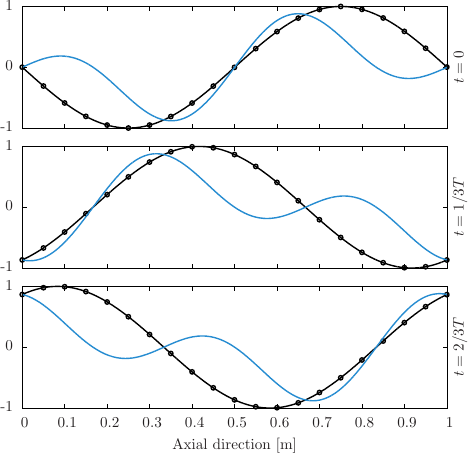

Generate this figure with gnuplot:
set macro

# ===========
# = TO FILL =
# ===========
case = 'CONVECTION_SIN_1_N1'
nharm = '1'
inj = 'SIN_1'


# global parameters
set style line 1 lc rgb "#268bd2" linetype -1 linewidth 2
set style line 2 linetype -1 linewidth 2 pt 6 pi 100
set style line 3 lc rgb "#d33682" linetype -1 linewidth 1
set style line 4 lc rgb "#6c71c4" linetype -1 linewidth 1
set style line 5 lc rgb "#dc322f" linetype -1 linewidth 1
set style line 6 lc rgb "#2aa198" linetype -1 linewidth 1
set style line 7 lc rgb "#002b36" linetype -1 linewidth 1
set terminal epslatex standalone
set key reverse Left right box spacing 1.5
set output 'CONVECTION_'.inj.'_N'.nharm.'.tex'

set yrange [-1:1]
set ytics 1

# figure n 1
unset key
NX=1; NY=3
DX=0.6; DY=0.; SX=0.85; SY=0.4
set bmargin DX
set tmargin DX
set lmargin DY
set rmargin DY
## set the margin of each side of a plot as small as possible
## to connect each plot without space
set size SX*NX+DX*1.5, SY*NY+DY*1.8
set multiplot
##—— First Figure–bottom
set size SX,SY
# t = 0.
set label '$t = 2 / 3T$' center at graph 1.03, graph 0.5 rotate by 90
set xlabel "Axial direction [m]"
set origin DX, DY
plot '../../RESULTS/'.inj.'/TSM_N'.nharm.'_0000_0002.dat' w lp ls 2,\
'../../RESULTS/'.inj.'/TSM_N'.nharm.'_analytic_0002.dat' w l ls 1
unset label
# t = 1 / 3  Lt
set label '$t = 1 / 3T$' center at graph 1.03, graph 0.5 rotate by 90
set xlabel ""
set format x ""
set origin DX,DY+SY*1
plot '../../RESULTS/'.inj.'/TSM_N'.nharm.'_0000_0001.dat' w lp ls 2,\
'../../RESULTS/'.inj.'/TSM_N'.nharm.'_analytic_0001.dat' w l ls 1
unset label
# t = 2 / 3  Lt
set label '$t = 0$' center at graph 1.03, graph 0.5 rotate by 90
set origin DX,DY+SY*2
plot '../../RESULTS/'.inj.'/TSM_N'.nharm.'_0000_0000.dat' w lp ls 2,\
'../../RESULTS/'.inj.'/TSM_N'.nharm.'_analytic_0000.dat' w l ls 1
unset multiplot
